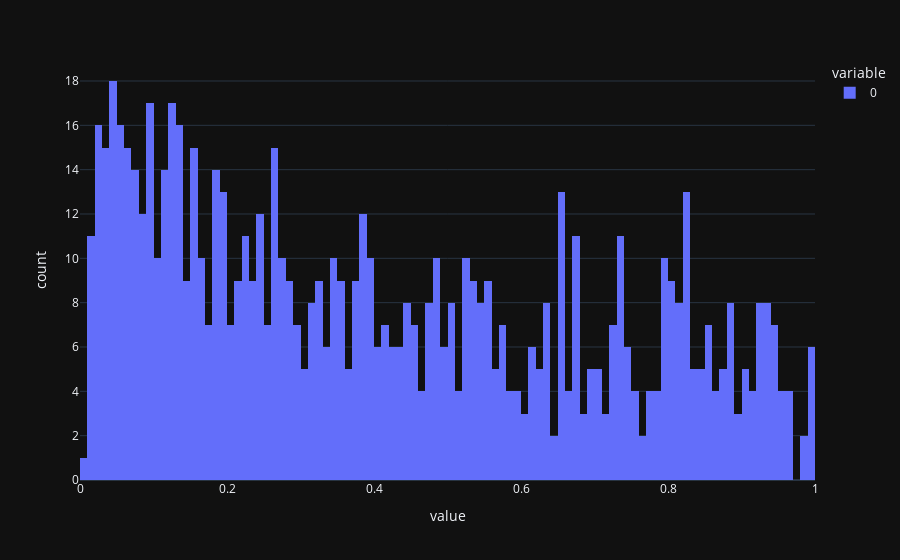

Source (notebook cell):
### Code cell
import plotly.express as px

test_features = df_feat_l6_full[df_feat_l6_full.index.to_numpy() >= date_to_timestamp("2025-03-01")]
res = side_model.predict(test_features)

fig = px.histogram(res, nbins=100)
fig.show()

### Figure 1 — Plotly figure (JSON) as saved in the notebook; plotly's stock layout.template omitted (floating-point values rounded to 4 significant figures; data arrays with more than 128 entries replaced by an {"elided": "..."} marker saying what was removed)
{"data": [{"bingroup": "x", "hovertemplate": "variable=0<br>value=%{x}<br>count=%{y}<extra></extra>", "legendgroup": "0", "marker": {"color": "#636efa", "pattern": {"shape": ""}}, "name": "0", "nbinsx": 100, "orientation": "v", "showlegend": true, "x": {"elided": "806 float values"}, "xaxis": "x", "yaxis": "y", "type": "histogram"}], "layout": {"xaxis": {"anchor": "y", "domain": [0.0, 1.0], "title": {"text": "value"}}, "yaxis": {"anchor": "x", "domain": [0.0, 1.0], "title": {"text": "count"}}, "legend": {"title": {"text": "variable"}, "tracegroupgap": 0}, "margin": {"t": 60}, "barmode": "relative"}}
